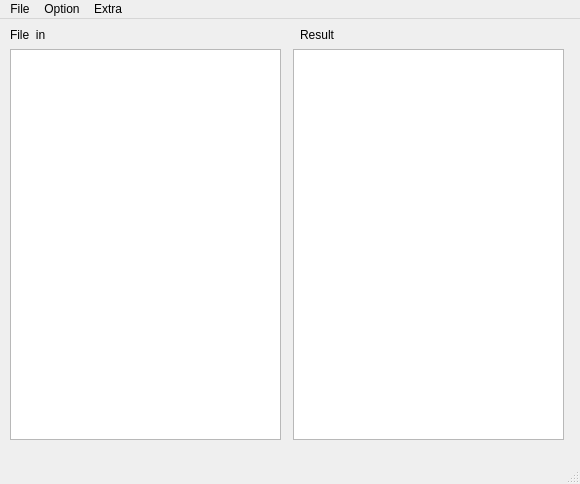
<?xml version="1.0" encoding="UTF-8"?>
<ui version="4.0">
 <class>MainWindow</class>
 <widget class="QMainWindow" name="MainWindow">
  <property name="geometry">
   <rect>
    <x>0</x>
    <y>0</y>
    <width>580</width>
    <height>484</height>
   </rect>
  </property>
  <property name="windowTitle">
   <string>MainWindow</string>
  </property>
  <widget class="QWidget" name="centralwidget">
   <widget class="QTextEdit" name="textEdit">
    <property name="geometry">
     <rect>
      <x>10</x>
      <y>30</y>
      <width>271</width>
      <height>391</height>
     </rect>
    </property>
   </widget>
   <widget class="QTextEdit" name="textEdit_2">
    <property name="geometry">
     <rect>
      <x>293</x>
      <y>30</y>
      <width>271</width>
      <height>391</height>
     </rect>
    </property>
   </widget>
   <widget class="QLabel" name="label">
    <property name="geometry">
     <rect>
      <x>10</x>
      <y>10</y>
      <width>54</width>
      <height>12</height>
     </rect>
    </property>
    <property name="text">
     <string>File_in</string>
    </property>
   </widget>
   <widget class="QLabel" name="label_2">
    <property name="geometry">
     <rect>
      <x>300</x>
      <y>10</y>
      <width>54</width>
      <height>12</height>
     </rect>
    </property>
    <property name="text">
     <string>Result</string>
    </property>
   </widget>
  </widget>
  <widget class="QMenuBar" name="menubar">
   <property name="geometry">
    <rect>
     <x>0</x>
     <y>0</y>
     <width>580</width>
     <height>23</height>
    </rect>
   </property>
   <widget class="QMenu" name="menuFile">
    <property name="title">
     <string>File</string>
    </property>
    <addaction name="actionOpen"/>
   </widget>
   <widget class="QMenu" name="menuOption">
    <property name="title">
     <string>Option</string>
    </property>
    <addaction name="actionRun"/>
   </widget>
   <widget class="QMenu" name="menuExtra">
    <property name="title">
     <string>Extra</string>
    </property>
    <addaction name="actionRead_Me"/>
   </widget>
   <addaction name="menuFile"/>
   <addaction name="menuOption"/>
   <addaction name="menuExtra"/>
  </widget>
  <widget class="QStatusBar" name="statusbar"/>
  <action name="actionOpen">
   <property name="text">
    <string>Open</string>
   </property>
  </action>
  <action name="actionRun">
   <property name="text">
    <string>Run</string>
   </property>
  </action>
  <action name="actionRead_Me">
   <property name="text">
    <string>Read_Me</string>
   </property>
  </action>
 </widget>
 <resources/>
 <connections/>
</ui>
